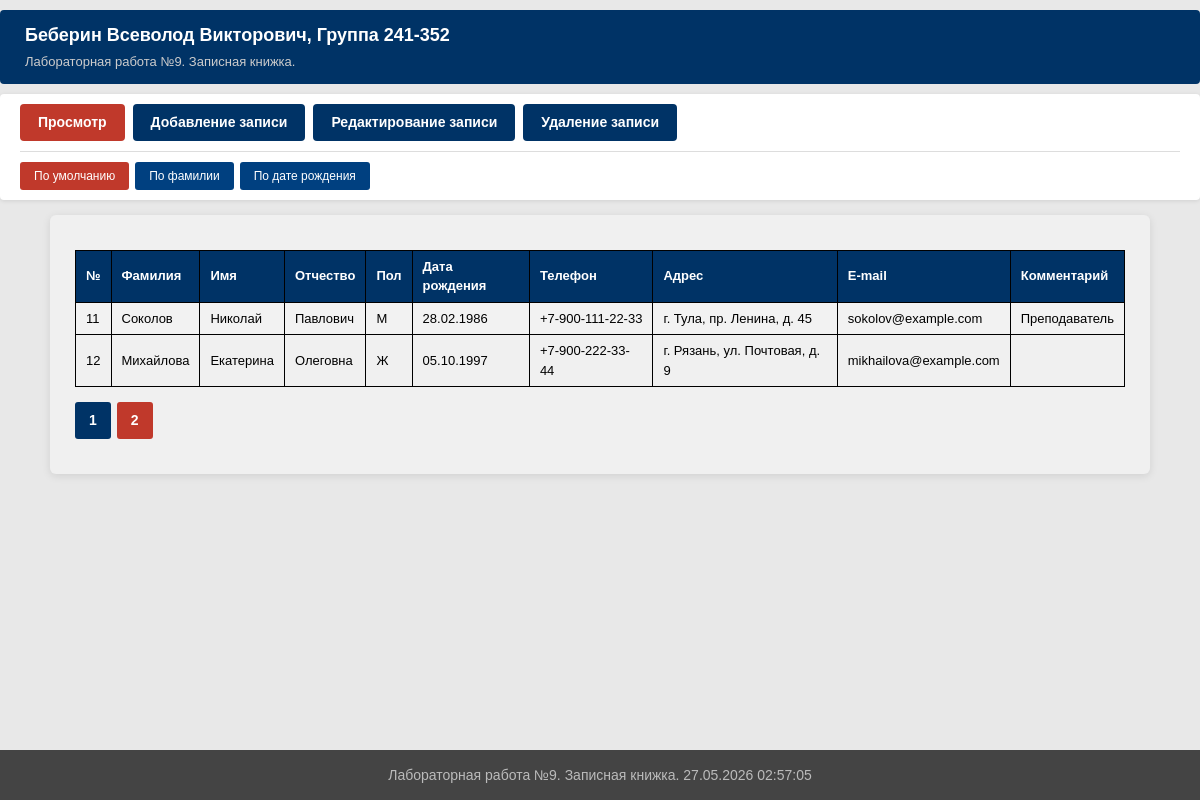
/?p=viewer&sort=byid&pg=1, run on the app's committed database.
### tables this page shows
CREATE TABLE IF NOT EXISTS contacts (
    id INT AUTO_INCREMENT PRIMARY KEY,
    surname VARCHAR(100) NOT NULL DEFAULT '',
    name VARCHAR(100) NOT NULL DEFAULT '',
    patronymic VARCHAR(100) NOT NULL DEFAULT '',
    gender ENUM('male', 'female') NOT NULL DEFAULT 'male',
    birth_date DATE DEFAULT NULL,
    phone VARCHAR(30) NOT NULL DEFAULT '',
    address VARCHAR(255) NOT NULL DEFAULT '',
    email VARCHAR(100) NOT NULL DEFAULT '',
    comment TEXT
);

### viewer.php (the view, shortened to what this page needs)
<?php
function getFriendsList($type, $page)
{
    $mysqli = mysqli_connect(DB_HOST, DB_USER, DB_PASS, DB_NAME);
    mysqli_set_charset($mysqli, 'utf8mb4');
    $sql_res = mysqli_query($mysqli, 'SELECT COUNT(*) AS cnt FROM contacts');
    $row = mysqli_fetch_assoc($sql_res);
    $TOTAL = (int)$row['cnt'];
    $PER_PAGE = 10;
    $PAGES = (int)ceil($TOTAL / $PER_PAGE);
    $offset = $page * $PER_PAGE;
    switch ($type) {
        case 'byid':
        default:
            $order = 'ORDER BY id ASC';
            break;
    }
    $sql = 'SELECT * FROM contacts ' . $order . ' LIMIT ' . $PER_PAGE . ' OFFSET ' . $offset;
    $sql_res = mysqli_query($mysqli, $sql);
    $ret = '<table class="contacts-table">';
    $ret .= '<tr>';
    $ret .= '<th>№</th>';
    $ret .= '<th>Фамилия</th>';
    $ret .= '<th>Имя</th>';
    $ret .= '<th>Отчество</th>';
    $ret .= '<th>Пол</th>';
    $ret .= '<th>Дата рождения</th>';
    $ret .= '<th>Телефон</th>';
    $ret .= '<th>Адрес</th>';
    $ret .= '<th>E-mail</th>';
    $ret .= '<th>Комментарий</th>';
    $ret .= '</tr>';
    $num = $offset + 1;
    while ($row = mysqli_fetch_assoc($sql_res)) {
        $ret .= '<tr>';
        $ret .= '<td>' . $num . '</td>';
        $ret .= '<td>' . htmlspecialchars($row['surname']) . '</td>';
        $ret .= '<td>' . htmlspecialchars($row['name']) . '</td>';
        $ret .= '<td>' . htmlspecialchars($row['patronymic']) . '</td>';
        $ret .= '<td>' . ($row['gender'] === 'male' ? 'М' : 'Ж') . '</td>';
        $ret .= '<td>' . ($row['birth_date'] ? date('d.m.Y', strtotime($row['birth_date'])) : '—') . '</td>';
        $ret .= '<td>' . htmlspecialchars($row['phone']) . '</td>';
        $ret .= '<td>' . htmlspecialchars($row['address']) . '</td>';
        $ret .= '<td>' . htmlspecialchars($row['email']) . '</td>';
        $ret .= '<td>' . htmlspecialchars($row['comment']) . '</td>';
        $ret .= '</tr>';
        $num++;
    }
    $ret .= '</table>';
    if ($PAGES > 1) {
        $ret .= '<div id="pages">';
        for ($i = 0; $i < $PAGES; $i++) {
            if ($i != $page) {
                $ret .= '<a href="?p=viewer&sort=' . $type . '&pg=' . $i . '">' . ($i + 1) . '</a>';
            } else {
                $ret .= '<span>' . ($i + 1) . '</span>';
            }
        }
        $ret .= '</div>';
    }
    return $ret;
}

### styles.css (style rules this page uses)
* { margin: 0; padding: 0; box-sizing: border-box; }
body { font-family: Arial, Helvetica, sans-serif; font-size: 15px; line-height: 1.5; color: #000; background-color: #e8e8e8; padding-top: 10px; padding-bottom: 70px; }
.contacts-table { width: 100%; border-collapse: collapse; margin: 15px 0; font-size: 13px; }
.contacts-table th, .contacts-table td { border: 1px solid #000; padding: 6px 10px; text-align: left; }
.contacts-table th { background-color: #003366; color: #fff; font-weight: bold; }
.contacts-table tr:nth-child(even) td { background-color: #f2f2f2; }
#pages { margin: 15px 0; display: flex; gap: 6px; flex-wrap: wrap; }
#pages a, #pages span { display: inline-block; padding: 6px 12px; text-decoration: none; border-radius: 3px; font-size: 14px; font-weight: bold; transition: border 0.2s; }
#pages a { background-color: #003366; color: #fff; border: 2px solid transparent; }
#pages span { background-color: #c0392b; color: #fff; border: 2px solid #c0392b; }

### data on the page
contacts: surname "Соколов", name "Николай", patronymic "Павлович", gender "М", birth_date "28.02.1986", phone "+7-900-111-22-33", address "г. Тула, пр. Ленина, д. 45", email "sokolov@example.com", comment "Преподаватель"
contacts: surname "Михайлова", name "Екатерина", patronymic "Олеговна", gender "Ж", birth_date "05.10.1997", phone "+7-900-222-33-44", address "г. Рязань, ул. Почтовая, д. 9", email "mikhailova@example.com"

### other printed values
$label "Просмотр"
$label "Добавление записи"
$label "Редактирование записи"
$label "Удаление записи"
$label "По умолчанию"
$label "По фамилии"
$label "По дате рождения"
